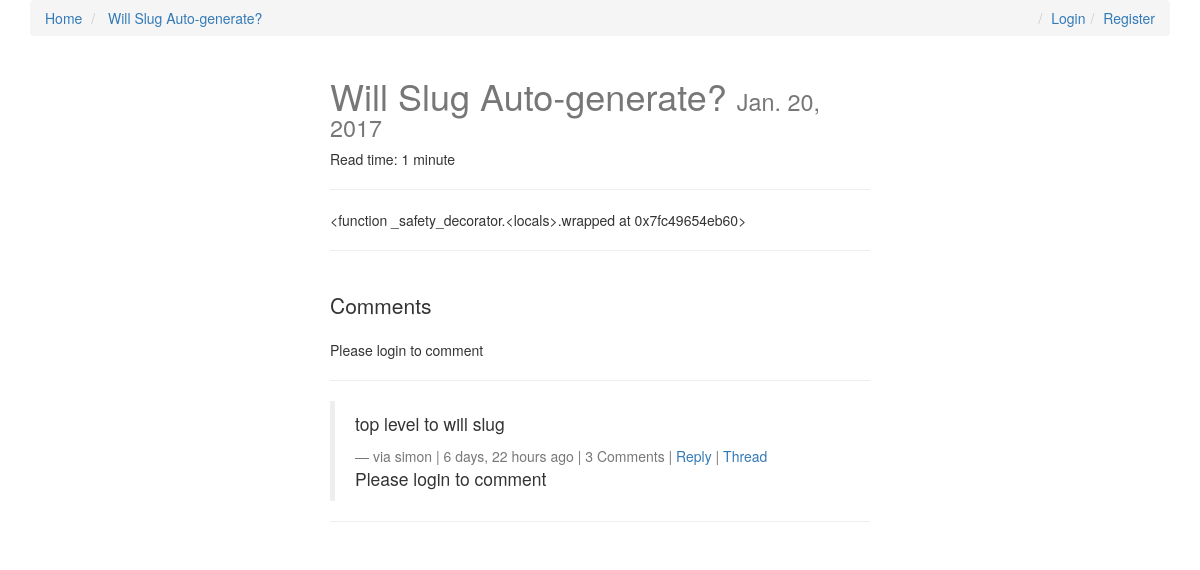
The page /will-slug-auto-generate/ on the database its author committed.
### posts/models.py (models this page shows, shortened)
class Post(models.Model):
    user = models.ForeignKey(settings.AUTH_USER_MODEL, default=1)
    title = models.CharField(max_length=120)
    slug = models.SlugField(unique=True)
    image = models.ImageField(upload_to=upload_location,
            null=True,
            blank=True,
            width_field="width_field",
            height_field="height_field")
    height_field = models.IntegerField(default=0)
    width_field = models.IntegerField(default=0)
    content = models.TextField()
    draft = models.BooleanField(default=False)
    publish = models.DateField(auto_now=False, auto_now_add=False)
    read_time = models.IntegerField(default=0)# Intead of this, models.TimeField(null=True, blank=True)
    updated = models.DateTimeField(auto_now=True, auto_now_add=False)
    timestamp = models.DateTimeField(auto_now=False, auto_now_add=True)
    objects = PostManager()
    def get_absolute_url(self):
        return reverse("posts:detail", kwargs={"slug": self.slug})
    def get_markdown(self):
        content = self.content
        return mark_safe(markdown(content))
    class Meta:
        ordering = ["-timestamp", "-updated"]
    @property
    def comments(self):
        instance = self
        qs = Comment.objects.filter_by_instance(self)
        return qs
    @property
    def get_content_type(self):
        instance = self
        content_type = ContentType.objects.get_for_model(instance.__class__)
        return content_type

### comments/models.py (models this page shows, shortened)
class Comment(models.Model):
    user = models.ForeignKey(settings.AUTH_USER_MODEL, default=1)
    content_type = models.ForeignKey(ContentType, on_delete=models.CASCADE)
    object_id = models.PositiveIntegerField()
    content_object = GenericForeignKey('content_type', 'object_id')
    parent = models.ForeignKey("self", null=True, blank=True)
    content         = models.TextField()
    timestamp       = models.DateTimeField(auto_now_add=True)
    objects = CommentManager()
    class Meta:
        ordering = ['-timestamp']
    def get_absolute_url(self):
        return reverse("comments:thread", kwargs={"id": self.id})
    def children(self):
        return Comment.objects.filter(parent=self)

### posts/views.py (the view, shortened to what this page needs)
# urls.py: url(r'^(?P<slug>[\w-]+)/$', post_detail, name='detail'),
def post_detail(request, slug=None):
	instance = get_object_or_404(Post, slug=slug)
	if instance.publish > timezone.now().date() or instance.draft:
		if not request.user.is_staff or not request.user.is_superuser:
			raise Http404
	share_string = quote_plus(instance.content)
	comments = instance.comments #Comment.objects.filter_by_instance(instance)
	initial_data = {
			"content_type": instance.get_content_type,
			"object_id": instance.id
	}
	form = CommentForm(request.POST or None, initial=initial_data)
	context = {
		"title": instance.title,
		"instance": instance,
		"share_string": share_string,
		"comments":comments,
		"comment_form":form,
	}
	return render(request, "post_detail.html", context)

### comments/models.py (called while the page is built)
    def filter_by_instance(self, instance):
        content_type = ContentType.objects.get_for_model(instance.__class__)
        obj_id = instance.id
        qs = super(CommentManager, self).filter(content_type=content_type, object_id= obj_id).filter(parent=None)
        return qs

### posts/templatetags/urlify.py (called while the page is built)
@register.filter
def urlify(value):
    return quote_plus(value)

### templates/post_detail.html (shortened to what this page needs)
{% extends "base.html" %}
{% load urlify %}
{% load crispy_forms_tags %}
{% block post_detail_link %}
<li><a href="{{instance.get_absolute_url}}"> {{instance.title}}</a></li>
{% endblock %}
{% block content %}
<div class='col-sm-6 col-sm-offset-3'>
<h1>{{ title }} <small>{% if instance.draft %}<span style='color:red;'>Draft</span> {% endif %}{{ instance.publish }}</small></h1>
<p>Read time:
{{ instance.read_time }} minute{% if instance.read_time > 1 %}s{% endif %}
</p>
<p><div class="fb-like" data-href="{{ request.build_absolute_uri }}" data-layout="button_count" data-action="like" data-show-faces="true" data-share="true"></div>
<hr/>
</p>
<div class='row'>
<div class='col-sm-12'>
    <div class="post_detail_item">{{ instance.get_markdown }}</div>
<hr/>
<br/>
<div>
    <p class="lead">Comments</p>
    {% if request.user.is_authenticated %}
    <form method="POST" action="."> {% csrf_token %}
        {{ comment_form|crispy }}
        <input type='submit' value='Post comment' class='btn btn-default'>
    </form>
    {% else %}
    <p>Please login to comment</p>
    {% endif %}
    <hr/>
    {% for comment in comments %}
    <blockquote>
        <p>{{ comment.content }}</p>
        <footer>via {{comment.user}} | {{comment.timestamp|timesince}} ago | {% if comment.children.count > 0 %} {{comment.children.count}} Comment{% if comment.children.count > 1 %}s{% endif %} | {% endif %}<a href="#" class="comment-reply-btn">Reply</a> | <a href="{{ comment.get_absolute_url }}" >Thread</a></footer>
        {% if request.user.is_authenticated %}
        <form method="POST" action="."> {% csrf_token %}
            {{ comment_form|crispy }}
            <input type="hidden" name="parent_id" value="{{ comment.id }}">
            <input type='submit' value='Reply' class='btn btn-default'>
        </form>
        {% else %}
        <p>Please login to comment</p>
        {% endif %}
    </blockquote>
    <hr>
    {% endfor %}
</div>
</div>
</div>
</div>
{% endblock content %}

### static/css/base.css (style rules this page uses)
h1 { color: #777777; }

### rows shown on the page
Post: title "Will Slug Auto-generate?", publish "Jan. 20, 2017", read_time "1", get_markdown "<function _safety_decorator.<locals>.wrapped at 0x7fc49654eb60>"
Comment: content "top level to will slug", user "simon", timestamp "6 days, 22 hours", children.count "3"
